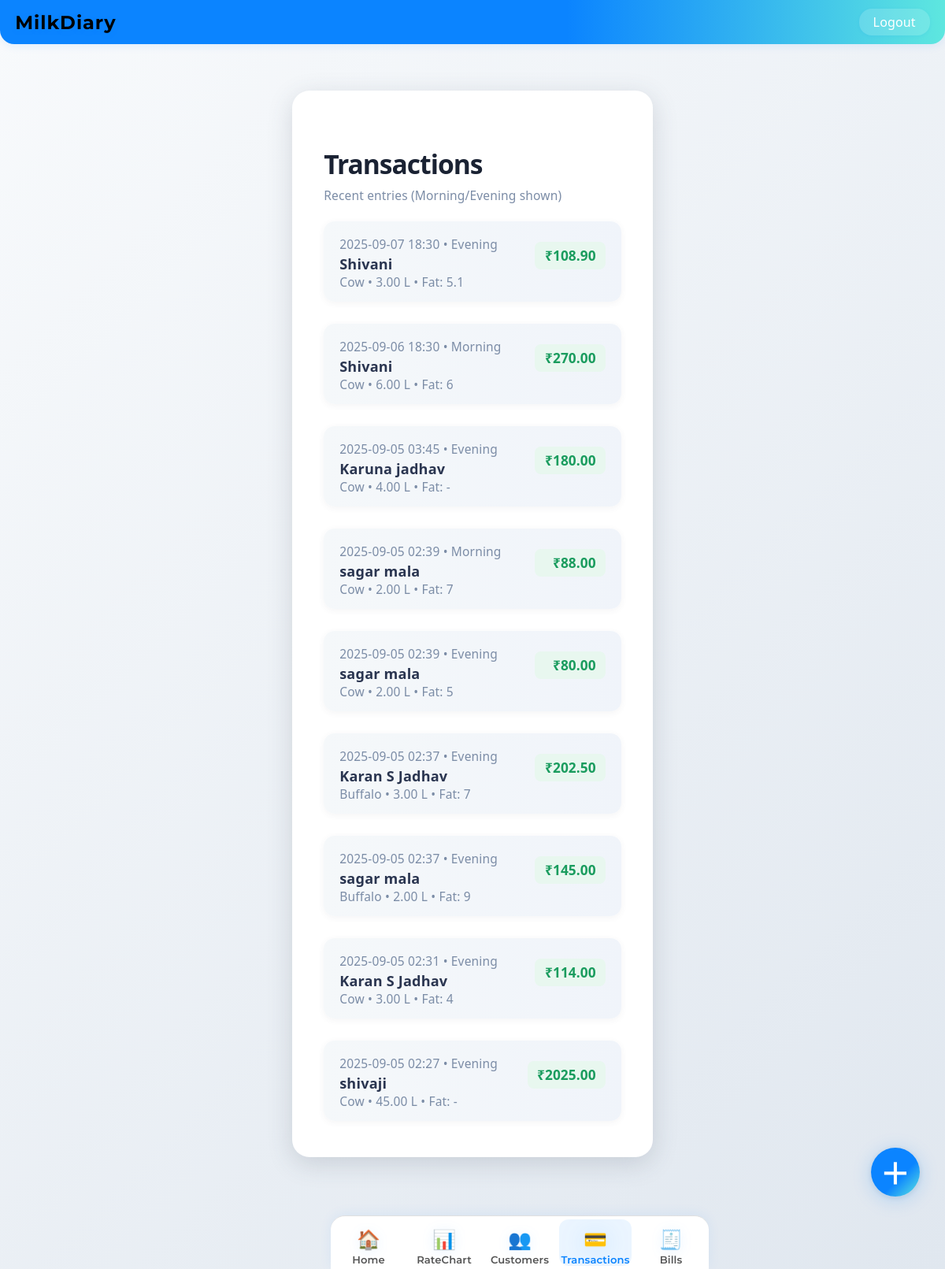
Page /transactions (signed in) on the earlier database version.
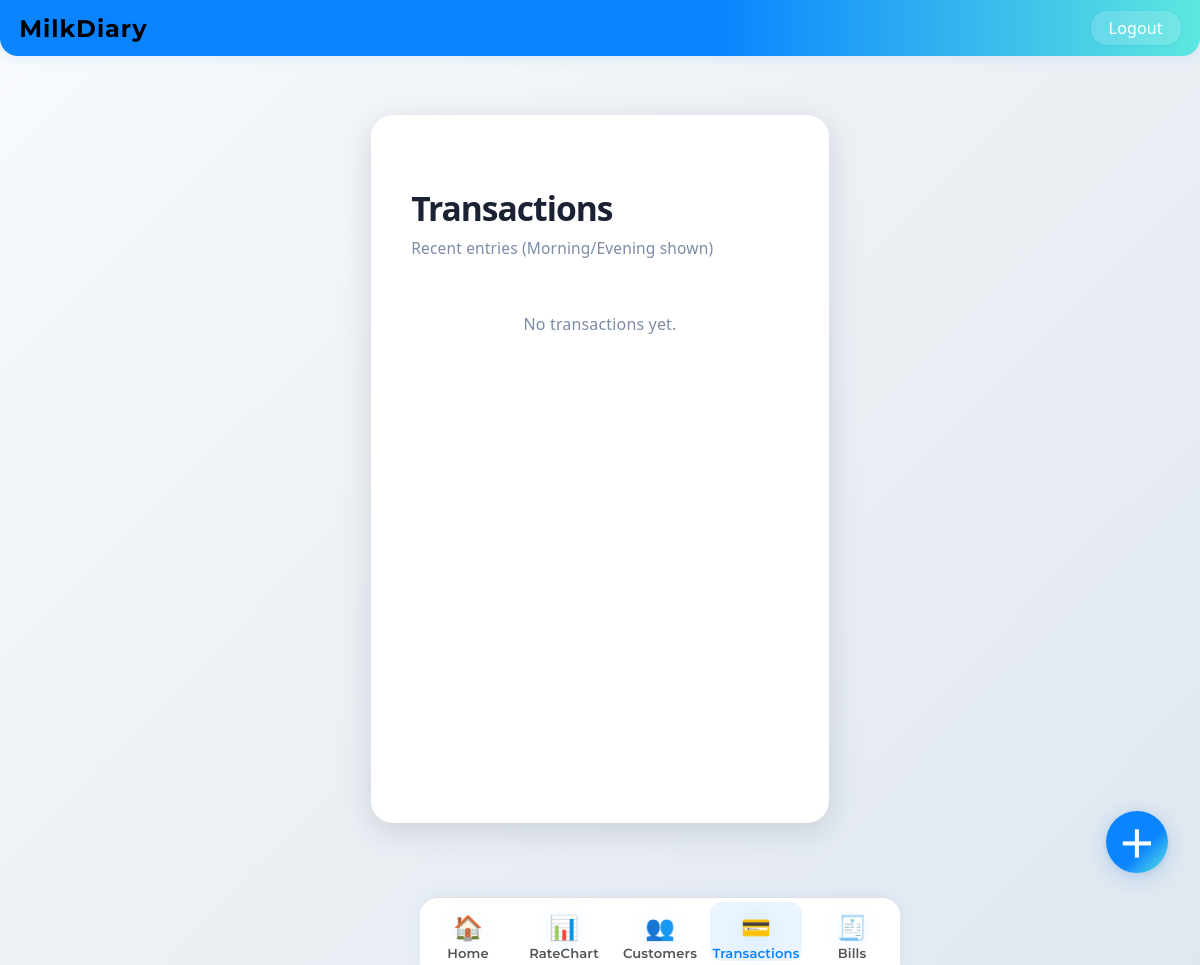
Same page on the later database version.
### models.py (models this page shows)
class Transaction(db.Model):
    __tablename__ = "transaction"
    id = db.Column(db.Integer, primary_key=True)
    customer_id = db.Column(db.Integer, db.ForeignKey("customer.id"), nullable=False)
    milk_type_id = db.Column(db.Integer, db.ForeignKey("milk_type.id"), nullable=False)
    date_time = db.Column(db.DateTime, default=datetime.utcnow, nullable=False)
    session = db.Column(db.String(12), nullable=False)   # Morning / Evening
    qty_liters = db.Column(db.Float, nullable=False)
    fat_value = db.Column(db.Float(precision=1), nullable=True)  # nullable -> default rate used if null, float with 1 decimal
    rate_applied = db.Column(db.Float, nullable=False)
    total_amount = db.Column(db.Float, nullable=False)
    txn_type = db.Column(db.String(10), nullable=False)  # Sell (customer→us) / Purchase (we→customer)
    customer = db.relationship("Customer", backref="transactions")
    milk_type = db.relationship("MilkType")

class Customer(db.Model):
    __tablename__ = "customer"
    id = db.Column(db.Integer, primary_key=True)
    name = db.Column(db.String(120), nullable=False)
    phone = db.Column(db.String(30))
    address = db.Column(db.String(250))
    created_at = db.Column(db.DateTime, default=datetime.utcnow)
    user = db.relationship("User", backref="customer", uselist=False)

class MilkType(db.Model):
    __tablename__ = "milk_type"
    id = db.Column(db.Integer, primary_key=True)
    name = db.Column(db.String(30), unique=True, nullable=False)  # Cow / Buffalo
    default_rate = db.Column(db.Float, nullable=False)

### app.py (the view)
    @app.route("/transactions")
    @login_required
    def transactions():
        if current_user.role == "customer":
            txns = Transaction.query.filter_by(customer_id=current_user.customer_id).order_by(Transaction.date_time.desc()).all()
        else:
            txns = Transaction.query.order_by(Transaction.date_time.desc()).limit(300).all()
        return render_template("transactions.html", txns=txns)

### templates/transactions.html (shortened to what this page needs)
{% extends "base.html" %}
{% block content %}
<div class="pad">
  <div class="card">
    <h3>Transactions</h3>
    <div class="muted small">Recent entries (Morning/Evening shown)</div>
    <div class="list">
      {% for t in txns %}
      <div class="tx-row">
        <div>
          <div class="muted small">{{ t.date_time.strftime('%Y-%m-%d %H:%M') }} • {{ t.session }}</div>
          <strong>{{ t.customer.name }}</strong>
          <div class="muted small">{{ t.milk_type.name }} • {{ '%.2f'|format(t.qty_liters) }} L • Fat: {{ t.fat_value or '-' }}</div>
        </div>
        <div class="right">
          <div class="muted">₹{{ '%.2f'|format(t.total_amount) }}</div>
        </div>
      </div>
      {% else %}
      <div class="muted" style="text-align:center; margin-top:32px;">No transactions yet.</div>
      {% endfor %}
    </div>
  </div>
</div>
{% endblock %}

### templates/base.html (shortened to what this page needs)
<!doctype html>
<html lang="en">
<head>
  <link rel="stylesheet" href="{{ url_for('static', filename='css/app.css') }}">
</head>
<body>
  <div class="app">
    <header class="topbar">
      <div class="left" onclick="location.href='{{ url_for('dashboard') }}'">
        <div class="brand">MilkDiary</div>
      </div>
      <div class="right">
        {% if current_user.is_authenticated %}
        <a class="small-btn" href="{{ url_for('auth.logout') }}">Logout</a>
        {% endif %}
      </div>
    </header>
    <main class="main">
      {% block content %}{% endblock %}
    </main>
    <nav class="bottomnav">
      <a class="navitem{% if request.endpoint == 'dashboard' %} active{% endif %}" href="{{ url_for('dashboard') }}">
      <span class="icon">🏠</span>
      <span class="label">Home</span>
      </a>
      <a class="navitem{% if request.endpoint == 'rate_chart_view' %} active{% endif %}" href="{{ url_for('rate_chart_view') }}">
      <span class="icon">📊</span>
      <span class="label">RateChart</span>
      </a>
      <a class="navitem{% if request.endpoint == 'customers_list' %} active{% endif %}" href="{{ url_for('customers_list') }}">
      <span class="icon">👥</span>
      <span class="label">Customers</span>
      </a>
      <a class="navitem{% if request.endpoint == 'transactions' %} active{% endif %}" href="{{ url_for('transactions') }}">
      <span class="icon">💳</span>
      <span class="label">Transactions</span>
      </a>
      <a class="navitem{% if request.endpoint == 'billing.bills_list' %} active{% endif %}" href="{{ url_for('billing.bills_list') }}">
      <span class="icon">🧾</span>
      <span class="label">Bills</span>
      </a>
    </nav>
    <button class="fab" id="fabBtn" onclick="location.href='{{ url_for('new_transaction') }}'">＋</button>
  </div>
</body>
</html>

### static/css/app.css (style rules this page uses)
:root { --primary:#0b84ff; --bg:#f2f6fb; --card:#fff; --muted:#64748b; }
* { box-sizing:border-box }
html,body { height:100%;margin:0;font-family: -apple-system,BlinkMacSystemFont,"Segoe UI",Roboto,Helvetica,Arial,sans-serif;background:var(--bg);color:#0b1a2b }
.app { min-height:100vh;display:flex;flex-direction:column }
.topbar { height:56px;background:var(--card);display:flex;align-items:center;justify-content:space-between;padding:0 14px;box-shadow:0 6px 18px rgba(2,6,23,0.06) }
.brand { font-weight:700;color:black }
.main { flex:1;padding-bottom:90px }
.pad { padding:12px }
.card { background:var(--card);border-radius:14px;padding:12px;margin-bottom:12px;box-shadow:0 8px 30px rgba(12,20,40,0.06) }
.muted { color:var(--muted) }
.small { font-size:12px }
.list { display:flex;flex-direction:column;gap:10px }
.fab { position:fixed;right:18px;bottom:86px;background:var(--primary);color:white;border:none;width:56px;height:56px;border-radius:50%;font-size:30px;box-shadow:0 10px 30px rgba(11,132,255,0.25) }
.bottomnav { position:fixed;left:0;right:0;bottom:0;height:64px;background:var(--card);display:flex;justify-content:space-around;align-items:center;border-top:1px solid #eef6ff }
.navitem { text-decoration:none;color:#1f2937;font-weight:600 }
@media (min-width:720px) { .main { max-width:720px;margin:0 auto } }

### templates/base.html (style rules this page uses)
body { margin: 0; font-family: 'Roboto', Arial, sans-serif; background: linear-gradient(135deg, #e3f0ff 0%, #f9fcff 100%); min-height: 100vh; color: #222; letter-spacing: 0.01em; }
.app { min-height: 100vh; display: flex; flex-direction: column; }
.topbar { background: linear-gradient(90deg, #0b84ff 60%, #5ee7df 100%); color: #fff; padding: 0 1.2rem; height: 56px; display: flex; align-items: center; justify-content: space-between; box-shadow: 0 2px 12px rgba(11,132,255,0.10); border-bottom-left-radius: 18px; border-bottom-right-radius: 18px; position: sticky; top: 0; z-index: 1001; }
.topbar .brand { font-family: 'Montserrat', sans-serif; font-size: 1.5rem; font-weight: 700; letter-spacing: 0.04em; cursor: pointer; user-select: none; text-shadow: 0 2px 8px rgba(11,132,255,0.10); transition: text-shadow 0.2s; }
.topbar .right .small-btn { background: rgba(255,255,255,0.15); color: #fff; border: none; border-radius: 16px; padding: 6px 18px; font-size: 1rem; font-weight: 500; cursor: pointer; text-decoration: none; transition: background 0.2s, color 0.2s; margin-left: 10px; box-shadow: 0 1px 4px rgba(11,132,255,0.08); }
.main { flex: 1; padding: 1.2rem 0.7rem 90px 0.7rem; max-width: 480px; margin: 0 auto; width: 100%; box-sizing: border-box; animation: fadeIn 0.7s; }
.bottomnav { position: fixed; left: 0; right: 0; bottom: 0; height: 68px; background: rgba(255,255,255,0.98); border-top: 1.5px solid #e0e0e0; display: flex; justify-content: space-around; align-items: center; z-index: 999; box-shadow: 0 -2px 16px rgba(11,132,255,0.07); backdrop-filter: blur(6px); border-top-left-radius: 18px; border-top-right-radius: 18px; max-width: 480px; margin: 0 auto; left: 50%; transform: translateX(-50%); }
.navitem { flex: 1; text-align: center; color: #555; text-decoration: none; font-size: 1.05rem; padding: 8px 0 0 0; transition: color 0.2s, background 0.2s; display: flex; flex-direction: column; align-items: center; border-radius: 12px; margin: 0 2px; position: relative; }
.navitem .icon { font-size: 1.5rem; margin-bottom: 2px; filter: drop-shadow(0 2px 8px rgba(11,132,255,0.08)); transition: filter 0.2s; }
.navitem.active, .navitem:hover { color: #0b84ff; font-weight: 700; background: rgba(11,132,255,0.08); }
.navitem.active .icon { filter: drop-shadow(0 4px 16px rgba(11,132,255,0.18)); }
.navitem .label { font-size: 0.82rem; font-family: 'Montserrat', sans-serif; font-weight: 600; letter-spacing: 0.01em; }
.fab { position: fixed; right: 32px; bottom: 92px; width: 62px; height: 62px; border-radius: 50%; background: linear-gradient(135deg, #0b84ff 60%, #5ee7df 100%); color: #fff; font-size: 2.3rem; border: none; box-shadow: 0 4px 24px rgba(11,132,255,0.22), 0 1.5px 8px rgba(0,0,0,0.09); cursor: pointer; transition: right 0.3s cubic-bezier(.4,0,.2,1), opacity 0.3s, box-shadow 0.2s; opacity: 1; z-index: 1000; display: flex; align-items: center; justify-content: center; outline: none; font-family: 'Montserrat', sans-serif; font-weight: 700; letter-spacing: 0.04em; }
.fab.show { right: 32px; opacity: 1; pointer-events: auto; }

Differences in the rows shown:
removed Transaction: date_time "2025-09-07 18:30", session "Evening", customer.name "Shivani", milk_type.name "Cow", qty_liters "3.00", fat_value "5.1", total_amount "108.90"
removed Transaction: date_time "2025-09-06 18:30", session "Morning", customer.name "Shivani", milk_type.name "Cow", qty_liters "6.00", fat_value "6", total_amount "270.00"
removed Transaction: date_time "2025-09-05 03:45", session "Evening", customer.name "Karuna jadhav", milk_type.name "Cow", qty_liters "4.00", fat_value "-", total_amount "180.00"
removed Transaction: date_time "2025-09-05 02:39", session "Morning", customer.name "sagar mala", milk_type.name "Cow", qty_liters "2.00", fat_value "7", total_amount "88.00"
removed Transaction: date_time "2025-09-05 02:39", session "Evening", customer.name "sagar mala", milk_type.name "Cow", qty_liters "2.00", fat_value "5", total_amount "80.00"
removed Transaction: date_time "2025-09-05 02:37", session "Evening", customer.name "Karan S Jadhav", milk_type.name "Buffalo", qty_liters "3.00", fat_value "7", total_amount "202.50"
removed Transaction: date_time "2025-09-05 02:37", session "Evening", customer.name "sagar mala", milk_type.name "Buffalo", qty_liters "2.00", fat_value "9", total_amount "145.00"
removed Transaction: date_time "2025-09-05 02:31", session "Evening", customer.name "Karan S Jadhav", milk_type.name "Cow", qty_liters "3.00", fat_value "4", total_amount "114.00"
removed Transaction: date_time "2025-09-05 02:27", session "Evening", customer.name "shivaji", milk_type.name "Cow", qty_liters "45.00", fat_value "-", total_amount "2025.00"
Other differences:
text now shown: "No transactions yet."
